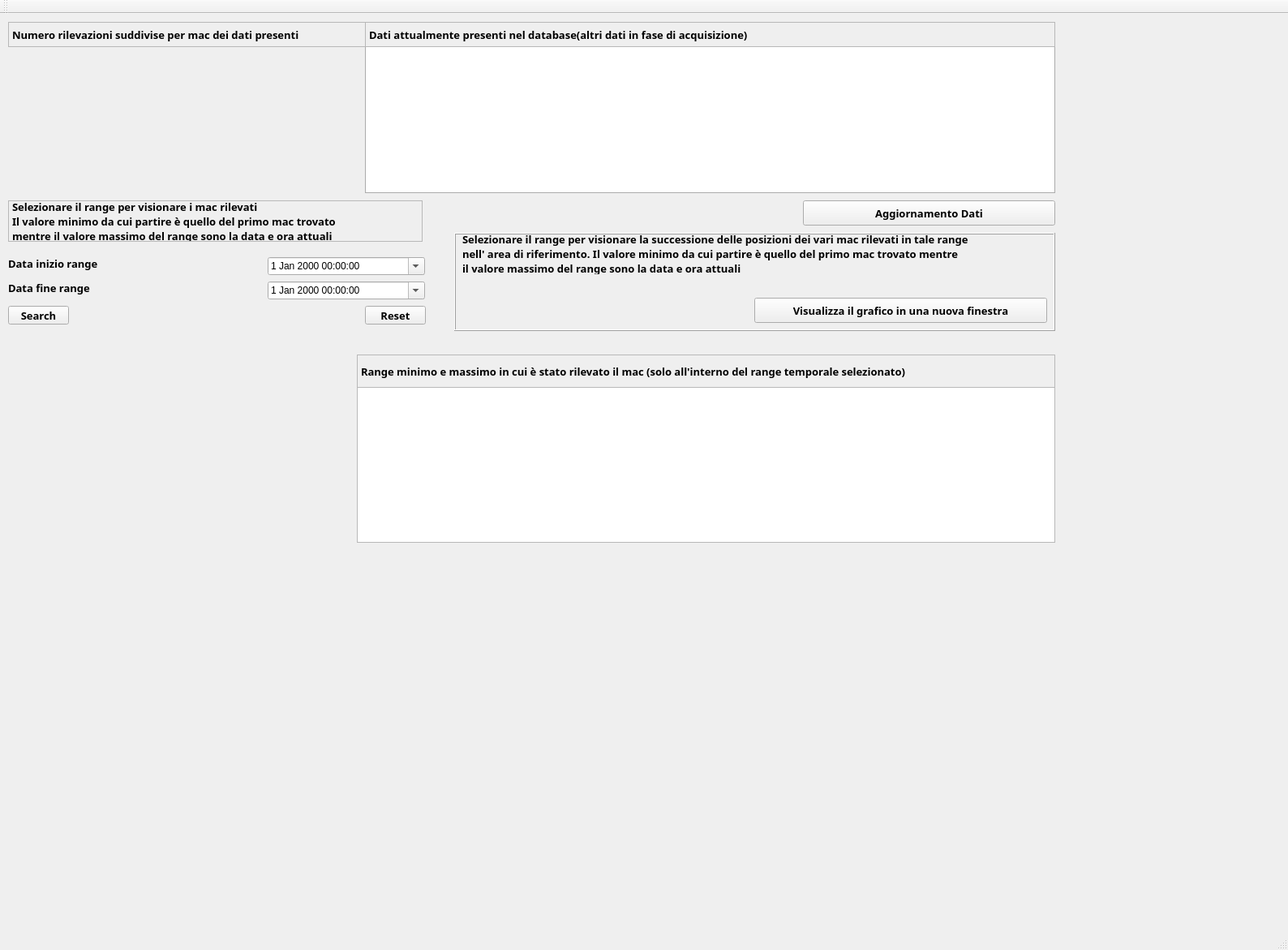
<?xml version="1.0" encoding="UTF-8"?>
<ui version="4.0">
 <class>MainWindow</class>
 <widget class="QMainWindow" name="MainWindow">
  <property name="geometry">
   <rect>
    <x>0</x>
    <y>0</y>
    <width>1588</width>
    <height>1171</height>
   </rect>
  </property>
  <property name="windowTitle">
   <string>MainWindow</string>
  </property>
  <widget class="QWidget" name="centralWidget">
   <widget class="QCustomPlot" name="customPlot" native="true">
    <property name="geometry">
     <rect>
      <x>10</x>
      <y>40</y>
      <width>441</width>
      <height>181</height>
     </rect>
    </property>
   </widget>
   <widget class="QTableView" name="tableView">
    <property name="geometry">
     <rect>
      <x>450</x>
      <y>40</y>
      <width>851</width>
      <height>181</height>
     </rect>
    </property>
    <property name="palette">
     <palette>
      <active>
       <colorrole role="WindowText">
        <brush brushstyle="SolidPattern">
         <color alpha="255">
          <red>0</red>
          <green>0</green>
          <blue>0</blue>
         </color>
        </brush>
       </colorrole>
       <colorrole role="Button">
        <brush brushstyle="SolidPattern">
         <color alpha="255">
          <red>222</red>
          <green>222</green>
          <blue>222</blue>
         </color>
        </brush>
       </colorrole>
       <colorrole role="Light">
        <brush brushstyle="SolidPattern">
         <color alpha="255">
          <red>255</red>
          <green>255</green>
          <blue>255</blue>
         </color>
        </brush>
       </colorrole>
       <colorrole role="Midlight">
        <brush brushstyle="SolidPattern">
         <color alpha="255">
          <red>238</red>
          <green>238</green>
          <blue>238</blue>
         </color>
        </brush>
       </colorrole>
       <colorrole role="Dark">
        <brush brushstyle="SolidPattern">
         <color alpha="255">
          <red>111</red>
          <green>111</green>
          <blue>111</blue>
         </color>
        </brush>
       </colorrole>
       <colorrole role="Mid">
        <brush brushstyle="SolidPattern">
         <color alpha="255">
          <red>148</red>
          <green>148</green>
          <blue>148</blue>
         </color>
        </brush>
       </colorrole>
       <colorrole role="Text">
        <brush brushstyle="SolidPattern">
         <color alpha="255">
          <red>0</red>
          <green>0</green>
          <blue>0</blue>
         </color>
        </brush>
       </colorrole>
       <colorrole role="BrightText">
        <brush brushstyle="SolidPattern">
         <color alpha="255">
          <red>255</red>
          <green>255</green>
          <blue>255</blue>
         </color>
        </brush>
       </colorrole>
       <colorrole role="ButtonText">
        <brush brushstyle="SolidPattern">
         <color alpha="255">
          <red>0</red>
          <green>0</green>
          <blue>0</blue>
         </color>
        </brush>
       </colorrole>
       <colorrole role="Base">
        <brush brushstyle="SolidPattern">
         <color alpha="255">
          <red>255</red>
          <green>255</green>
          <blue>255</blue>
         </color>
        </brush>
       </colorrole>
       <colorrole role="Window">
        <brush brushstyle="SolidPattern">
         <color alpha="255">
          <red>222</red>
          <green>222</green>
          <blue>222</blue>
         </color>
        </brush>
       </colorrole>
       <colorrole role="Shadow">
        <brush brushstyle="SolidPattern">
         <color alpha="255">
          <red>0</red>
          <green>0</green>
          <blue>0</blue>
         </color>
        </brush>
       </colorrole>
       <colorrole role="AlternateBase">
        <brush brushstyle="SolidPattern">
         <color alpha="255">
          <red>238</red>
          <green>238</green>
          <blue>238</blue>
         </color>
        </brush>
       </colorrole>
       <colorrole role="ToolTipBase">
        <brush brushstyle="SolidPattern">
         <color alpha="255">
          <red>255</red>
          <green>255</green>
          <blue>220</blue>
         </color>
        </brush>
       </colorrole>
       <colorrole role="ToolTipText">
        <brush brushstyle="SolidPattern">
         <color alpha="255">
          <red>0</red>
          <green>0</green>
          <blue>0</blue>
         </color>
        </brush>
       </colorrole>
      </active>
      <inactive>
       <colorrole role="WindowText">
        <brush brushstyle="SolidPattern">
         <color alpha="255">
          <red>0</red>
          <green>0</green>
          <blue>0</blue>
         </color>
        </brush>
       </colorrole>
       <colorrole role="Button">
        <brush brushstyle="SolidPattern">
         <color alpha="255">
          <red>222</red>
          <green>222</green>
          <blue>222</blue>
         </color>
        </brush>
       </colorrole>
       <colorrole role="Light">
        <brush brushstyle="SolidPattern">
         <color alpha="255">
          <red>255</red>
          <green>255</green>
          <blue>255</blue>
         </color>
        </brush>
       </colorrole>
       <colorrole role="Midlight">
        <brush brushstyle="SolidPattern">
         <color alpha="255">
          <red>238</red>
          <green>238</green>
          <blue>238</blue>
         </color>
        </brush>
       </colorrole>
       <colorrole role="Dark">
        <brush brushstyle="SolidPattern">
         <color alpha="255">
          <red>111</red>
          <green>111</green>
          <blue>111</blue>
         </color>
        </brush>
       </colorrole>
       <colorrole role="Mid">
        <brush brushstyle="SolidPattern">
         <color alpha="255">
          <red>148</red>
          <green>148</green>
          <blue>148</blue>
         </color>
        </brush>
       </colorrole>
       <colorrole role="Text">
        <brush brushstyle="SolidPattern">
         <color alpha="255">
          <red>0</red>
          <green>0</green>
          <blue>0</blue>
         </color>
        </brush>
       </colorrole>
       <colorrole role="BrightText">
        <brush brushstyle="SolidPattern">
         <color alpha="255">
          <red>255</red>
          <green>255</green>
          <blue>255</blue>
         </color>
        </brush>
       </colorrole>
       <colorrole role="ButtonText">
        <brush brushstyle="SolidPattern">
         <color alpha="255">
          <red>0</red>
          <green>0</green>
          <blue>0</blue>
         </color>
        </brush>
       </colorrole>
       <colorrole role="Base">
        <brush brushstyle="SolidPattern">
         <color alpha="255">
          <red>255</red>
          <green>255</green>
          <blue>255</blue>
         </color>
        </brush>
       </colorrole>
       <colorrole role="Window">
        <brush brushstyle="SolidPattern">
         <color alpha="255">
          <red>222</red>
          <green>222</green>
          <blue>222</blue>
         </color>
        </brush>
       </colorrole>
       <colorrole role="Shadow">
        <brush brushstyle="SolidPattern">
         <color alpha="255">
          <red>0</red>
          <green>0</green>
          <blue>0</blue>
         </color>
        </brush>
       </colorrole>
       <colorrole role="AlternateBase">
        <brush brushstyle="SolidPattern">
         <color alpha="255">
          <red>238</red>
          <green>238</green>
          <blue>238</blue>
         </color>
        </brush>
       </colorrole>
       <colorrole role="ToolTipBase">
        <brush brushstyle="SolidPattern">
         <color alpha="255">
          <red>255</red>
          <green>255</green>
          <blue>220</blue>
         </color>
        </brush>
       </colorrole>
       <colorrole role="ToolTipText">
        <brush brushstyle="SolidPattern">
         <color alpha="255">
          <red>0</red>
          <green>0</green>
          <blue>0</blue>
         </color>
        </brush>
       </colorrole>
      </inactive>
      <disabled>
       <colorrole role="WindowText">
        <brush brushstyle="SolidPattern">
         <color alpha="255">
          <red>111</red>
          <green>111</green>
          <blue>111</blue>
         </color>
        </brush>
       </colorrole>
       <colorrole role="Button">
        <brush brushstyle="SolidPattern">
         <color alpha="255">
          <red>222</red>
          <green>222</green>
          <blue>222</blue>
         </color>
        </brush>
       </colorrole>
       <colorrole role="Light">
        <brush brushstyle="SolidPattern">
         <color alpha="255">
          <red>255</red>
          <green>255</green>
          <blue>255</blue>
         </color>
        </brush>
       </colorrole>
       <colorrole role="Midlight">
        <brush brushstyle="SolidPattern">
         <color alpha="255">
          <red>238</red>
          <green>238</green>
          <blue>238</blue>
         </color>
        </brush>
       </colorrole>
       <colorrole role="Dark">
        <brush brushstyle="SolidPattern">
         <color alpha="255">
          <red>111</red>
          <green>111</green>
          <blue>111</blue>
         </color>
        </brush>
       </colorrole>
       <colorrole role="Mid">
        <brush brushstyle="SolidPattern">
         <color alpha="255">
          <red>148</red>
          <green>148</green>
          <blue>148</blue>
         </color>
        </brush>
       </colorrole>
       <colorrole role="Text">
        <brush brushstyle="SolidPattern">
         <color alpha="255">
          <red>111</red>
          <green>111</green>
          <blue>111</blue>
         </color>
        </brush>
       </colorrole>
       <colorrole role="BrightText">
        <brush brushstyle="SolidPattern">
         <color alpha="255">
          <red>255</red>
          <green>255</green>
          <blue>255</blue>
         </color>
        </brush>
       </colorrole>
       <colorrole role="ButtonText">
        <brush brushstyle="SolidPattern">
         <color alpha="255">
          <red>111</red>
          <green>111</green>
          <blue>111</blue>
         </color>
        </brush>
       </colorrole>
       <colorrole role="Base">
        <brush brushstyle="SolidPattern">
         <color alpha="255">
          <red>222</red>
          <green>222</green>
          <blue>222</blue>
         </color>
        </brush>
       </colorrole>
       <colorrole role="Window">
        <brush brushstyle="SolidPattern">
         <color alpha="255">
          <red>222</red>
          <green>222</green>
          <blue>222</blue>
         </color>
        </brush>
       </colorrole>
       <colorrole role="Shadow">
        <brush brushstyle="SolidPattern">
         <color alpha="255">
          <red>0</red>
          <green>0</green>
          <blue>0</blue>
         </color>
        </brush>
       </colorrole>
       <colorrole role="AlternateBase">
        <brush brushstyle="SolidPattern">
         <color alpha="255">
          <red>222</red>
          <green>222</green>
          <blue>222</blue>
         </color>
        </brush>
       </colorrole>
       <colorrole role="ToolTipBase">
        <brush brushstyle="SolidPattern">
         <color alpha="255">
          <red>255</red>
          <green>255</green>
          <blue>220</blue>
         </color>
        </brush>
       </colorrole>
       <colorrole role="ToolTipText">
        <brush brushstyle="SolidPattern">
         <color alpha="255">
          <red>0</red>
          <green>0</green>
          <blue>0</blue>
         </color>
        </brush>
       </colorrole>
      </disabled>
     </palette>
    </property>
    <property name="alternatingRowColors">
     <bool>true</bool>
    </property>
   </widget>
   <widget class="QCustomPlot" name="customPlot_2" native="true">
    <property name="enabled">
     <bool>false</bool>
    </property>
    <property name="geometry">
     <rect>
      <x>10</x>
      <y>400</y>
      <width>431</width>
      <height>251</height>
     </rect>
    </property>
   </widget>
   <widget class="QDateTimeEdit" name="From">
    <property name="enabled">
     <bool>true</bool>
    </property>
    <property name="geometry">
     <rect>
      <x>330</x>
      <y>300</y>
      <width>194</width>
      <height>22</height>
     </rect>
    </property>
    <property name="acceptDrops">
     <bool>true</bool>
    </property>
    <property name="autoFillBackground">
     <bool>true</bool>
    </property>
    <property name="buttonSymbols">
     <enum>QAbstractSpinBox::PlusMinus</enum>
    </property>
    <property name="calendarPopup">
     <bool>true</bool>
    </property>
   </widget>
   <widget class="QDateTimeEdit" name="To">
    <property name="geometry">
     <rect>
      <x>330</x>
      <y>330</y>
      <width>194</width>
      <height>22</height>
     </rect>
    </property>
    <property name="acceptDrops">
     <bool>true</bool>
    </property>
    <property name="buttonSymbols">
     <enum>QAbstractSpinBox::PlusMinus</enum>
    </property>
    <property name="calendarPopup">
     <bool>true</bool>
    </property>
   </widget>
   <widget class="QPushButton" name="Search">
    <property name="geometry">
     <rect>
      <x>10</x>
      <y>360</y>
      <width>75</width>
      <height>23</height>
     </rect>
    </property>
    <property name="font">
     <font>
      <family>Source Code Pro</family>
      <pointsize>10</pointsize>
      <weight>75</weight>
      <bold>true</bold>
     </font>
    </property>
    <property name="text">
     <string>Search</string>
    </property>
   </widget>
   <widget class="QPushButton" name="Reset">
    <property name="geometry">
     <rect>
      <x>450</x>
      <y>360</y>
      <width>75</width>
      <height>23</height>
     </rect>
    </property>
    <property name="font">
     <font>
      <family>Source Code Pro</family>
      <pointsize>10</pointsize>
      <weight>75</weight>
      <bold>true</bold>
     </font>
    </property>
    <property name="text">
     <string>Reset</string>
    </property>
   </widget>
   <widget class="QLabel" name="label">
    <property name="geometry">
     <rect>
      <x>10</x>
      <y>230</y>
      <width>511</width>
      <height>51</height>
     </rect>
    </property>
    <property name="font">
     <font>
      <family>Source Code Pro</family>
      <pointsize>10</pointsize>
      <weight>75</weight>
      <bold>true</bold>
     </font>
    </property>
    <property name="autoFillBackground">
     <bool>false</bool>
    </property>
    <property name="frameShape">
     <enum>QFrame::StyledPanel</enum>
    </property>
    <property name="frameShadow">
     <enum>QFrame::Plain</enum>
    </property>
    <property name="text">
     <string>Selezionare il range per visionare i mac rilevati
Il valore minimo da cui partire è quello del primo mac trovato
mentre il valore massimo del range sono la data e ora attuali</string>
    </property>
   </widget>
   <widget class="QLabel" name="label_2">
    <property name="geometry">
     <rect>
      <x>10</x>
      <y>300</y>
      <width>151</width>
      <height>16</height>
     </rect>
    </property>
    <property name="font">
     <font>
      <family>Source Code Pro</family>
      <pointsize>10</pointsize>
      <weight>75</weight>
      <bold>true</bold>
     </font>
    </property>
    <property name="text">
     <string>Data inizio range</string>
    </property>
   </widget>
   <widget class="QLabel" name="label_3">
    <property name="geometry">
     <rect>
      <x>10</x>
      <y>330</y>
      <width>131</width>
      <height>16</height>
     </rect>
    </property>
    <property name="font">
     <font>
      <family>Source Code Pro</family>
      <pointsize>10</pointsize>
      <weight>75</weight>
      <bold>true</bold>
     </font>
    </property>
    <property name="text">
     <string>Data fine range</string>
    </property>
   </widget>
   <widget class="QTableWidget" name="tableView_2">
    <property name="geometry">
     <rect>
      <x>440</x>
      <y>460</y>
      <width>861</width>
      <height>192</height>
     </rect>
    </property>
    <property name="alternatingRowColors">
     <bool>true</bool>
    </property>
    <property name="sortingEnabled">
     <bool>false</bool>
    </property>
   </widget>
   <widget class="QFrame" name="frame">
    <property name="geometry">
     <rect>
      <x>560</x>
      <y>270</y>
      <width>741</width>
      <height>121</height>
     </rect>
    </property>
    <property name="frameShape">
     <enum>QFrame::Box</enum>
    </property>
    <property name="frameShadow">
     <enum>QFrame::Raised</enum>
    </property>
    <widget class="QPushButton" name="Search_2">
     <property name="geometry">
      <rect>
       <x>370</x>
       <y>80</y>
       <width>361</width>
       <height>31</height>
      </rect>
     </property>
     <property name="font">
      <font>
       <family>Source Code Pro</family>
       <pointsize>10</pointsize>
       <weight>75</weight>
       <bold>true</bold>
      </font>
     </property>
     <property name="text">
      <string>Visualizza il grafico in una nuova finestra</string>
     </property>
    </widget>
    <widget class="QLabel" name="label_4">
     <property name="geometry">
      <rect>
       <x>10</x>
       <y>0</y>
       <width>711</width>
       <height>51</height>
      </rect>
     </property>
     <property name="font">
      <font>
       <family>Source Code Pro</family>
       <pointsize>10</pointsize>
       <weight>75</weight>
       <bold>true</bold>
      </font>
     </property>
     <property name="frameShape">
      <enum>QFrame::NoFrame</enum>
     </property>
     <property name="text">
      <string>Selezionare il range per visionare la successione delle posizioni dei vari mac rilevati in tale range 
nell' area di riferimento. Il valore minimo da cui partire è quello del primo mac trovato mentre
il valore massimo del range sono la data e ora attuali</string>
     </property>
    </widget>
   </widget>
   <widget class="QLabel" name="label_5">
    <property name="geometry">
     <rect>
      <x>450</x>
      <y>10</y>
      <width>851</width>
      <height>31</height>
     </rect>
    </property>
    <property name="font">
     <font>
      <family>Source Code Pro</family>
      <pointsize>10</pointsize>
      <weight>75</weight>
      <bold>true</bold>
     </font>
    </property>
    <property name="autoFillBackground">
     <bool>false</bool>
    </property>
    <property name="frameShape">
     <enum>QFrame::StyledPanel</enum>
    </property>
    <property name="frameShadow">
     <enum>QFrame::Plain</enum>
    </property>
    <property name="text">
     <string>Dati attualmente presenti nel database(altri dati in fase di acquisizione)</string>
    </property>
   </widget>
   <widget class="QLabel" name="label_6">
    <property name="geometry">
     <rect>
      <x>10</x>
      <y>10</y>
      <width>441</width>
      <height>31</height>
     </rect>
    </property>
    <property name="font">
     <font>
      <family>Source Code Pro</family>
      <pointsize>10</pointsize>
      <weight>75</weight>
      <bold>true</bold>
     </font>
    </property>
    <property name="autoFillBackground">
     <bool>false</bool>
    </property>
    <property name="frameShape">
     <enum>QFrame::StyledPanel</enum>
    </property>
    <property name="frameShadow">
     <enum>QFrame::Plain</enum>
    </property>
    <property name="text">
     <string>Numero rilevazioni suddivise per mac dei dati presenti</string>
    </property>
   </widget>
   <widget class="QLabel" name="label_7">
    <property name="geometry">
     <rect>
      <x>440</x>
      <y>420</y>
      <width>861</width>
      <height>41</height>
     </rect>
    </property>
    <property name="font">
     <font>
      <family>Source Code Pro</family>
      <pointsize>10</pointsize>
      <weight>75</weight>
      <bold>true</bold>
     </font>
    </property>
    <property name="autoFillBackground">
     <bool>false</bool>
    </property>
    <property name="frameShape">
     <enum>QFrame::StyledPanel</enum>
    </property>
    <property name="frameShadow">
     <enum>QFrame::Plain</enum>
    </property>
    <property name="text">
     <string>Range minimo e massimo in cui è stato rilevato il mac (solo all'interno del range temporale selezionato)</string>
    </property>
   </widget>
   <widget class="QPushButton" name="Aggior">
    <property name="geometry">
     <rect>
      <x>990</x>
      <y>230</y>
      <width>311</width>
      <height>31</height>
     </rect>
    </property>
    <property name="font">
     <font>
      <family>Source Code Pro</family>
      <pointsize>10</pointsize>
      <weight>75</weight>
      <bold>true</bold>
     </font>
    </property>
    <property name="text">
     <string>Aggiornamento Dati</string>
    </property>
   </widget>
  </widget>
  <widget class="QMenuBar" name="menuBar">
   <property name="geometry">
    <rect>
     <x>0</x>
     <y>0</y>
     <width>1588</width>
     <height>21</height>
    </rect>
   </property>
  </widget>
  <widget class="QToolBar" name="mainToolBar">
   <attribute name="toolBarArea">
    <enum>TopToolBarArea</enum>
   </attribute>
   <attribute name="toolBarBreak">
    <bool>false</bool>
   </attribute>
  </widget>
  <widget class="QStatusBar" name="statusBar"/>
 </widget>
 <layoutdefault spacing="6" margin="11"/>
 <customwidgets>
  <customwidget>
   <class>QCustomPlot</class>
   <extends>QWidget</extends>
   <header>qcustomplot.h</header>
   <container>1</container>
  </customwidget>
 </customwidgets>
 <resources/>
 <connections/>
</ui>
